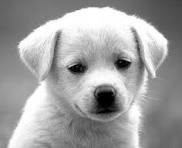
#> input picture Test_Images/Dog.jfif, 182 x 148 px, found by its file name
$ jupyter execute Linta_22F_3455_A1.ipynb   (shell and % lines are left out)   (older library calls are emulated)
#> lines starting #> are read from the running program, lines starting #| are printed output that depends on the picture
<a href="https://colab.research.google.com/github/f223455-bit/Computer_Vision_Basics/blob/main/Linta_22F_3455_A1.ipynb" target="_parent"></a>

# Libraries

[cell 1]
import numpy as np
import matplotlib.pyplot as plt
import cv2
import time

# Load Images

[cell 2]
dog = cv2.imread("Computer_Vision_Basics/Test_Images/Dog.jfif",0)
#> dog is the input picture: shape (148, 182); min 0, max 255, mean 160.1
flower = cv2.imread("Computer_Vision_Basics/Test_Images/Flowers.jfif",0)
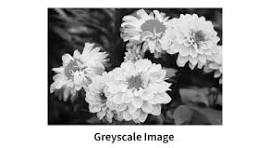
#> input picture Test_Images/Flowers.jfif, 270 x 148 px, found by its file name
#> flower is the input picture: shape (148, 270); min 0, max 255, mean 184.4
pirate = cv2.imread("Computer_Vision_Basics/Test_Images/Pirates.jfif",0)
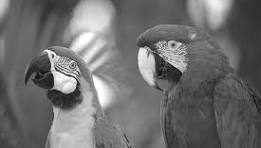
#> input picture Test_Images/Pirates.jfif, 261 x 148 px, found by its file name
#> pirate is the input picture: shape (148, 261); min 0, max 255, mean 110.7

images = [dog, flower, pirate]
names = ["Dog","Flower","Pirate"]

for img,name in zip(images,names):
    if img is None:
        print(f"{name} not loaded. Check path.")
    else:
        print(f"{name} loaded successfully")
#> this loop made 3 passes
#> name on passes 1 to 3: 'Dog', 'Flower', 'Pirate'
#| Dog loaded successfully
#| Flower loaded successfully
#| Pirate loaded successfully

#QUESTION 1
#Histogram Equalization

[cell 3]
def histogram_equalization(img):

    # Step 1: Histogram calculation
    hist = np.zeros(256)

    for pixel in img.flatten():
        hist[pixel] += 1

    # Step 2: Probability distribution
    pdf = hist / img.size

    # Step 3: Cumulative distribution function
    cdf = np.cumsum(pdf)

    # Step 4: Transformation mapping
    transform = np.round(cdf * 255).astype(np.uint8)

    # Step 5: Apply transformation
    equalized = transform[img]

    return equalized, hist, transform

#Display Results

[cell 4]
for img,name in zip(images,names):

    eq_img, hist, transform = histogram_equalization(img)

    opencv_eq = cv2.equalizeHist(img)

    plt.figure(figsize=(12,6))

    # Original image
    plt.subplot(2,3,1)
    plt.imshow(img,cmap='gray')
    plt.title("Original")
    plt.axis("off")

    # Scratch equalization
    plt.subplot(2,3,2)
    plt.imshow(eq_img,cmap='gray')
    plt.title("Histogram Equalized")

    # OpenCV comparison
    plt.subplot(2,3,3)
    plt.imshow(opencv_eq,cmap='gray')
    plt.title("OpenCV Equalized")

    # Histograms
    plt.subplot(2,3,4)
    plt.hist(img.flatten(),256)

    plt.subplot(2,3,5)
    plt.hist(eq_img.flatten(),256)

    plt.subplot(2,3,6)
    plt.hist(opencv_eq.flatten(),256)

    plt.show()

    print("Transformation Mapping Array:")
    print(transform)
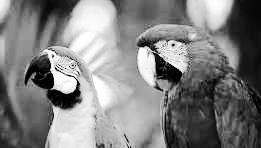
#> eq_img: shape (148, 261); min 0, max 255, mean 128.5

# Part (b) Contrast Stretching
Formula:

[cell 5]
def contrast_stretch(img):

    r_min = np.min(img)
    r_max = np.max(img)

    stretched = (img - r_min) / (r_max - r_min) * 255

    return stretched.astype(np.uint8)

#Apply & Compare

[cell 6]
for img,name in zip(images,names):

    eq_img,_,_ = histogram_equalization(img)
    stretch_img = contrast_stretch(img)

    plt.figure(figsize=(12,6))

    plt.subplot(2,3,1)
    plt.imshow(img,cmap='gray')
    plt.title("Original")

    plt.subplot(2,3,2)
    plt.imshow(eq_img,cmap='gray')
    plt.title("Histogram Equalized")

    plt.subplot(2,3,3)
    plt.imshow(stretch_img,cmap='gray')
    plt.title("Contrast Stretched")

    plt.subplot(2,3,4)
    plt.hist(img.flatten(),256)

    plt.subplot(2,3,5)
    plt.hist(eq_img.flatten(),256)

    plt.subplot(2,3,6)
    plt.hist(stretch_img.flatten(),256)

    plt.show()
#> this loop made 3 passes
#> pass 1, `plt.show()`:
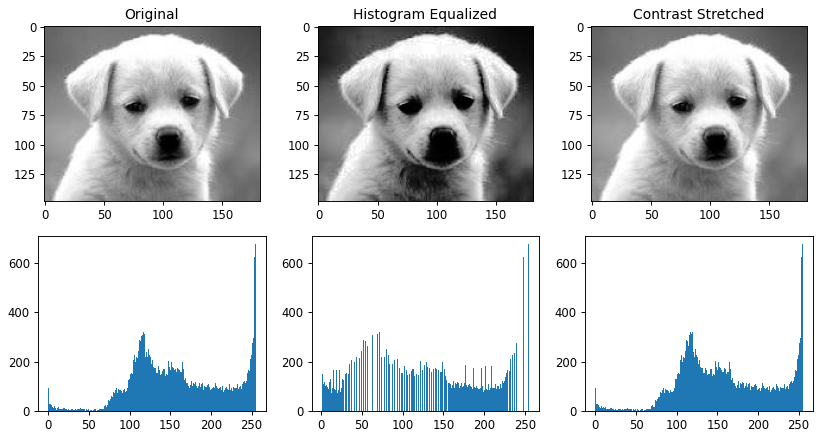
#> figure drawn by matplotlib, 6 panels; panel 4: tallest bar 674 high, from x = 254 to 255; panel 5: tallest bar 674 high, from x = 254 to 255; panel 6: tallest bar 674 high, from x = 254 to 255

# Part (c) Gamma (Power-Law) Transformation

[cell 7]
def gamma_correction(img,gamma):

    normalized = img / 255.0

    corrected = np.power(normalized, gamma)

    return np.uint8(corrected * 255)

Apply Different Gamma Values

[cell 8]
gamma_values = [0.4,0.67,1.0,1.5,2.5]

img = dog

plt.figure(figsize=(12,6))

plt.subplot(2,3,1)
plt.imshow(img,cmap='gray')
plt.title("Original")

for i,gamma in enumerate(gamma_values):

    gamma_img = gamma_correction(img,gamma)

    plt.subplot(2,3,i+2)
    plt.imshow(gamma_img,cmap='gray')
    plt.title(f"Gamma {gamma}")

plt.show()
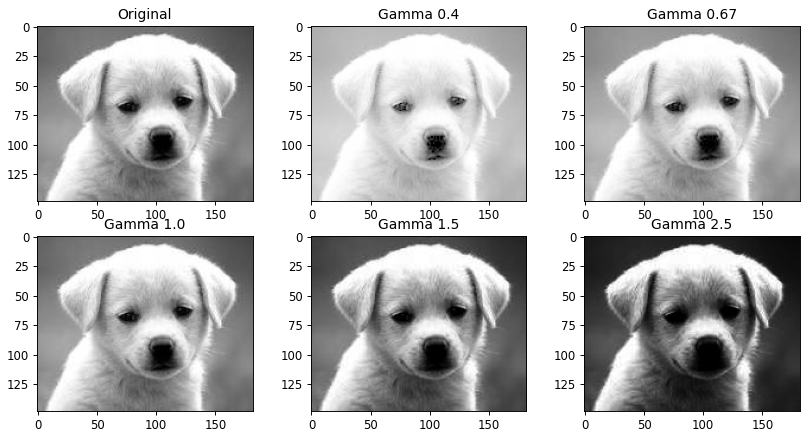
#> figure drawn by matplotlib, 6 panels

QUESTION 2 — Image Filtering and Convolution
#Part (a) 2D Convolution From Scratch
#Convolution Function

[cell 9]
def convolution2D(image, kernel, padding='zero'):

    k = kernel.shape[0]
    pad = k//2

    if padding == 'zero':
        padded = np.pad(image,pad,mode='constant')

    elif padding == 'edge':
        padded = np.pad(image,pad,mode='edge')

    elif padding == 'none':
        padded = image

    output = np.zeros_like(image)

    for i in range(image.shape[0]):
        for j in range(image.shape[1]):

            region = padded[i:i+k, j:j+k]

            if region.shape == kernel.shape:
                output[i,j] = np.sum(region * kernel)

    return output

#Kernels

[cell 10]
box_filter = (1/9) * np.ones((3,3))

identity_kernel = np.array([
[0,0,0],
[0,1,0],
[0,0,0]])

edge_kernel = np.array([
[-1,-1,-1],
[-1,8,-1],
[-1,-1,-1]])

#Test + Compare With OpenCV

[cell 11]
kernels = [box_filter,identity_kernel,edge_kernel]

for kernel in kernels:

    start = time.time()

    result = convolution2D(dog,kernel)

    end = time.time()

    print("Execution Time:", end-start)

    cv_result = cv2.filter2D(dog,-1,kernel)

    plt.figure(figsize=(8,4))

    plt.subplot(1,2,1)
    plt.imshow(result,cmap='gray')
    plt.title("Scratch Convolution")

    plt.subplot(1,2,2)
    plt.imshow(cv_result,cmap='gray')
    plt.title("OpenCV filter2D")

    plt.show()

#Part (b) Gaussian Filter

#Gaussian Kernel

[cell 12]
def gaussian_kernel(size, sigma):

    ax = np.arange(-(size//2), size//2 + 1)

    xx, yy = np.meshgrid(ax, ax)

    kernel = np.exp(-(xx**2 + yy**2) / (2 * sigma**2))

    kernel = kernel / np.sum(kernel)

    return kernel

#Apply Gaussian Blur

[cell 13]
params = [(3,1.0),(5,1.5),(7,2.0)]

for size,sigma in params:

    kernel = gaussian_kernel(size,sigma)

    blur = convolution2D(dog,kernel)

    cv_blur = cv2.GaussianBlur(dog,(size,size),sigma)

    plt.figure(figsize=(8,4))

    plt.subplot(1,2,1)
    plt.imshow(blur,cmap='gray')
    plt.title("Scratch Gaussian")

    plt.subplot(1,2,2)
    plt.imshow(cv_blur,cmap='gray')
    plt.title("OpenCV Gaussian")

    plt.show()

#Part (c) Separable Gaussian Filtering
#1D Gaussian

[cell 14]
def gaussian1D(size,sigma):

    ax = np.arange(-(size//2), size//2 + 1)

    kernel = np.exp(-(ax**2)/(2*sigma**2))

    kernel = kernel / np.sum(kernel)

    return kernel

#Separable Filtering

[cell 15]
def separable_gaussian(image,size,sigma):

    k = gaussian1D(size,sigma)

    temp = convolution2D(image,k.reshape(1,-1))

    result = convolution2D(temp,k.reshape(-1,1))

    return result

#Compare Time

[cell 16]
start = time.time()

sep = separable_gaussian(dog,5,1.5)
#> after the loop in convolution2D (call 7), `for i in range(image.shape[0]):`: output: shape (148, 182); every value is 0
#> in convolution2D (call 8), `padded = np.pad(image,pad,mode='constant')`: padded: shape (152, 186); every value is 0

end = time.time()

print("Separable Time:", end-start)

start = time.time()

kernel = gaussian_kernel(5,1.5)

normal = convolution2D(dog,kernel)

end = time.time()

print("Normal 2D Time:", end-start)

# QUESTION 3 — Edge Detection
Part (a) Gradient Operators

[cell 17]
sobel_x = np.array([[-1,0,1],[-2,0,2],[-1,0,1]])
sobel_y = np.array([[-1,-2,-1],[0,0,0],[1,2,1]])

prewitt_x = np.array([[-1,0,1],[-1,0,1],[-1,0,1]])
prewitt_y = np.array([[-1,-1,-1],[0,0,0],[1,1,1]])

roberts_x = np.array([[1,0],[0,-1]])
roberts_y = np.array([[0,1],[-1,0]])

# Gradient Function

[cell 18]
def gradient(image,kx,ky):

    gx = convolution2D(image,kx)

    gy = convolution2D(image,ky)

    magnitude = np.sqrt(gx**2 + gy**2)

    direction = np.arctan2(gy,gx)

    return gx,gy,magnitude,direction

# Visualize Results

[cell 19]
gx,gy,mag,dir = gradient(dog,sobel_x,sobel_y)

plt.figure(figsize=(10,4))

plt.subplot(1,3,1)
plt.imshow(gx,cmap='gray')
plt.title("Gx")

plt.subplot(1,3,2)
plt.imshow(gy,cmap='gray')
plt.title("Gy")

plt.subplot(1,3,3)
plt.imshow(mag,cmap='gray')
plt.title("Gradient Magnitude")

plt.show()

# Part (b) Canny Edge Detector
Gaussian Smoothing

[cell 20]
def gaussian_smooth(img):

    kernel = gaussian_kernel(5,1)

    return convolution2D(img,kernel)

# Non-Maximum Suppression

[cell 21]
def non_max_suppression(mag):

    suppressed = np.zeros_like(mag)

    for i in range(1,mag.shape[0]-1):
        for j in range(1,mag.shape[1]-1):

            if mag[i,j] >= mag[i-1,j] and mag[i,j] >= mag[i+1,j]:
                suppressed[i,j] = mag[i,j]

    return suppressed

# Hysteresis

[cell 22]
def hysteresis(img,low,high):

    res = np.zeros_like(img)

    strong = 255
    weak = 75

    strong_i,strong_j = np.where(img >= high)
    weak_i,weak_j = np.where((img <= high) & (img >= low))

    res[strong_i,strong_j] = strong
    res[weak_i,weak_j] = weak

    return res

# Complete Canny

[cell 23]
def canny_edge(img,low,high):

    smooth = gaussian_smooth(img)

    gx,gy,mag,dir = gradient(smooth,sobel_x,sobel_y)

    nms = non_max_suppression(mag)

    edges = hysteresis(nms,low,high)

    return edges

# Test Canny

[cell 24]
edges = canny_edge(dog,50,150)
#> after the loop in convolution2D (call 13), `for i in range(image.shape[0]):`:
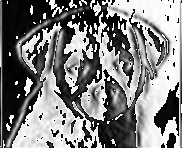
#> output: shape (148, 182); min 0, max 255, mean 127.4
#> after the loop in convolution2D (call 14), `for i in range(image.shape[0]):`:
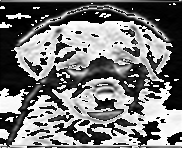
#> output: shape (148, 182); min 0, max 255, mean 118.8
#> in gradient (call 2), `magnitude = np.sqrt(gx**2 + gy**2)`:
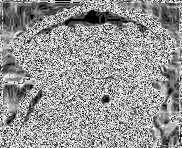
#> magnitude: shape (148, 182) float16; min 0, max 15.81, mean 9.3; drawn with min black and max white
#> in gradient (call 2), `direction = np.arctan2(gy,gx)`:
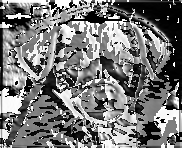
#> direction: shape (148, 182) float16; min 0, max 1.57, mean 0.737; drawn with min black and max white
#> after the loop in non_max_suppression, `for i in range(1,mag.shape[0]-1):`:
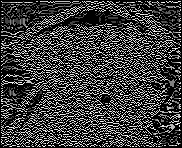
#> suppressed: shape (148, 182) float16; min 0, max 15.81, mean 3.91; drawn with min black and max white
#> in hysteresis, `strong_i,strong_j = np.where(img >= high)`: strong_i = empty array
#> in canny_edge, `edges = hysteresis(nms,low,high)`: edges: shape (148, 182) float16; every value is 0

cv_edges = cv2.Canny(dog,50,150)

plt.figure(figsize=(8,4))

plt.subplot(1,2,1)
plt.imshow(edges,cmap='gray')
plt.title("Scratch Canny")

plt.subplot(1,2,2)
plt.imshow(cv_edges,cmap='gray')
plt.title("OpenCV Canny")

plt.show()

# Part (c) Edge Detection Comparison

[cell 25]
sobel_edges = gradient(dog,sobel_x,sobel_y)[2]

log = cv2.Laplacian(cv2.GaussianBlur(dog,(3,3),1),cv2.CV_64F)

canny = canny_edge(dog,50,150)
